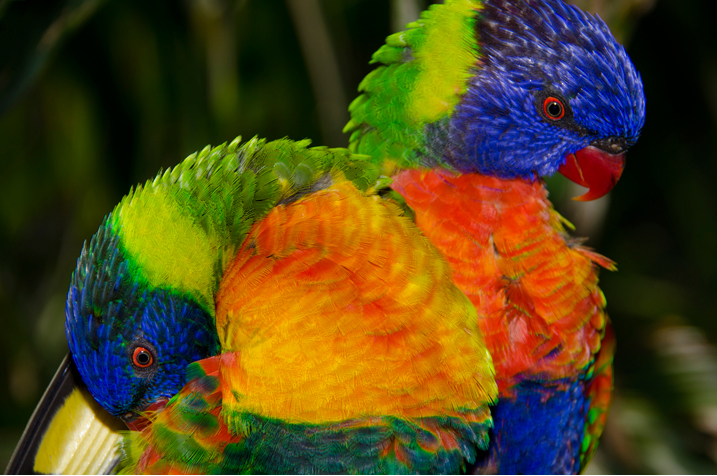
#> input picture lab1/parrots.jpg, 717 x 476 px
$ jupyter execute improcess.ipynb
#> lines starting #> are read from the running program, lines starting #| are printed output that depends on the picture; after the words box and inside, x2 and y2 are one past the last pixel; in counts of white or black regions, pixels touching at a corner belong together
[cell 1]
from PIL import Image
import matplotlib.pyplot as plt
import numpy as np

# open the image passed as an argument
file_name = 'parrots.jpg'
im = Image.open(file_name)
#> im is the input picture: PIL image 717x476 RGB; mean R, G, B 83.9, 69.2, 25.3

# convert to greyscale
im = im.convert('L')
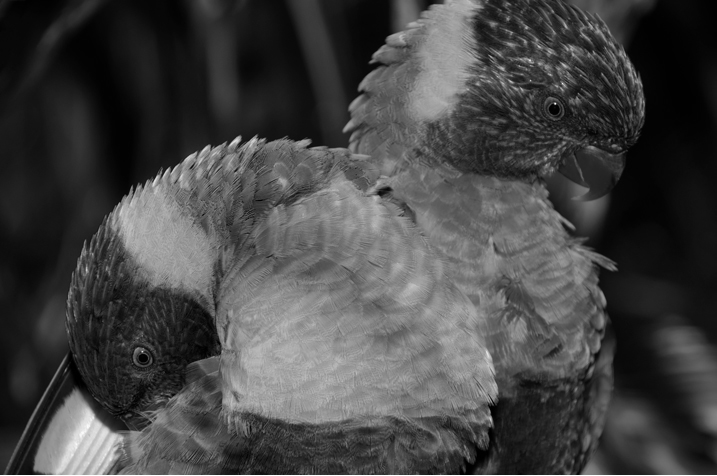
#> im: PIL image 717x476 L; min 0, max 255, mean 68.6

# resize
im = im.resize((100, 100))
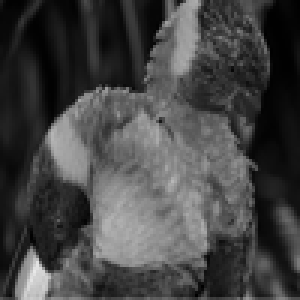
#> im: PIL image 100x100 L (shown 3 times larger); min 0, max 232, mean 68.4

# load it's data into a numpy array and close the file
im_data = np.asarray(im, dtype=np.uint8)
im.close()
flat_im_data = im_data.flatten()
#> flat_im_data = 10000 values, max 232 at index 9011, min 0 at index 1188, mean 68.44

# ==== EXERCISE a ====
# sort the data
sorted_im_data = np.sort(flat_im_data)
#> sorted_im_data = 10000 values from 0 to 232

# plot the data
plt.plot(sorted_im_data)
plt.ylabel('px intensity')
plt.show()
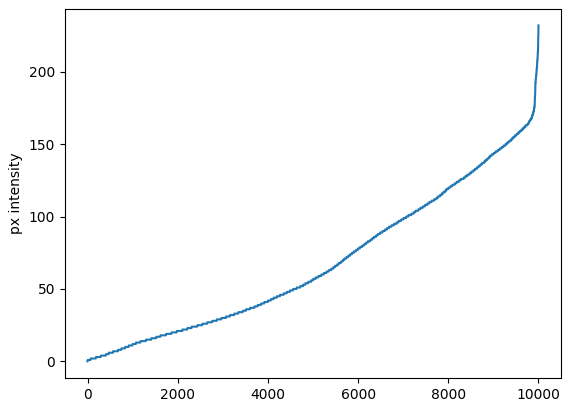
#> figure drawn by matplotlib, 1 panel; curve peaks at x = 9999, y = 232

[cell 2]
# ==== EXERCISE b ====
plt.xlabel('px intensity')
plt.ylabel('px count')
plt.grid(True)
plt.hist(sorted_im_data, bins=32)
plt.show()
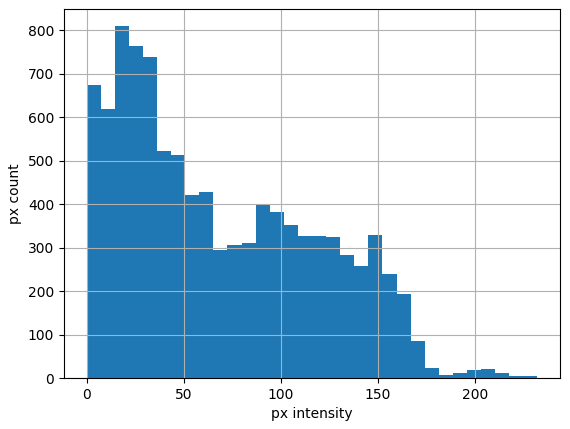
#> figure drawn by matplotlib, 1 panel; tallest bar 809 high, from x = 14.5 to 21.75

[cell 3]
# ==== EXERCISE c ====
im_height = im_data.shape[0]
#> im_height = 100
im_width = im_data.shape[1]
#> im_width = 100

lrq_lslice = slice(int(im_height / 2), im_height)
lrq_cslice = slice(int(im_width / 2), im_width)

im_crop = im_data[lrq_lslice, lrq_cslice]
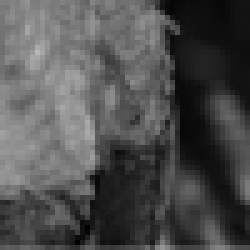
#> im_crop: shape (50, 50) (shown 5 times larger); min 0, max 183, mean 79.1
plt.imshow(im_crop, cmap='gray')
plt.show()

[cell 4]
# ==== EXERCISE d ====
intensity_th = np.median(flat_im_data)
#> intensity_th = 56
print(intensity_th)
#| 56.0

[cell 5]
# ==== EXERCISE e ====
binary_im = np.array([1 if x > intensity_th else 0 for x in flat_im_data]).reshape(im_data.shape)
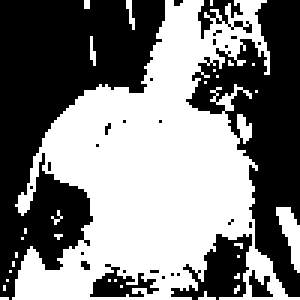
#> binary_im: shape (100, 100) int64 (shown 3 times larger); values 0 (black) and 1 (white), 50% white; 30 white regions (28 under 20 px), largest, box (x1, y1, x2, y2) and area: (4, 0, 100, 100) 4812, (92, 69, 100, 91) 91
plt.imshow(binary_im, cmap='gray')
plt.show()

[cell 6]
# ==== EXERCISE f ====
intensity_av = np.floor(np.average(flat_im_data))
#> intensity_av = 68
darkened_im = np.array([px - intensity_av if px > intensity_av else 0 for px in flat_im_data])
#> darkened_im = 10000 values, max 164 at index 9011, min 0 at index 0, mean 21.67
darkened_im = darkened_im.reshape(im_data.shape)
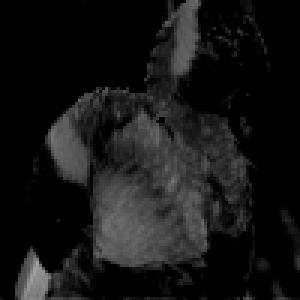
#> darkened_im: shape (100, 100) float64 (shown 3 times larger); min 0, max 164, mean 21.7
plt.imshow(darkened_im, cmap='gray')
plt.show()

[cell 7]
# ==== EXERCISE g ====
min_intensity = np.min(flat_im_data)
#> min_intensity = 0
min_intens_pos = np.argwhere(im_data == min_intensity)
#> min_intens_pos = [[11, 88], [95, 67], [98, 65]]
print(min_intens_pos)
#| [[11 88]
#|  [95 67]
#|  [98 65]]
